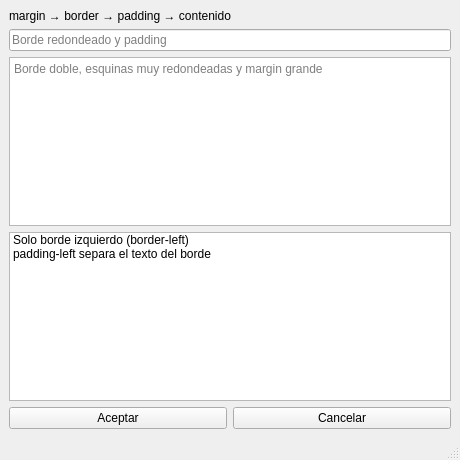
<?xml version="1.0" encoding="UTF-8"?>
<ui version="4.0">
 <class>MainWindow</class>
 <widget class="QMainWindow" name="MainWindow">
  <property name="geometry">
   <rect>
    <x>0</x>
    <y>0</y>
    <width>460</width>
    <height>460</height>
   </rect>
  </property>
  <property name="windowTitle">
   <string>Modelo de caja</string>
  </property>
  <widget class="QWidget" name="centralwidget">
   <layout class="QVBoxLayout" name="vlPrincipal">
    <item>
     <widget class="QLabel" name="lblExplicacion">
      <property name="text">
       <string>margin → border → padding → contenido</string>
      </property>
     </widget>
    </item>
    <item>
     <widget class="QLineEdit" name="editNombre">
      <property name="placeholderText">
       <string>Borde redondeado y padding</string>
      </property>
     </widget>
    </item>
    <item>
     <widget class="QTextEdit" name="textNotas">
      <property name="placeholderText">
       <string>Borde doble, esquinas muy redondeadas y margin grande</string>
      </property>
     </widget>
    </item>
    <item>
     <widget class="QListWidget" name="listLados">
      <item>
       <property name="text">
        <string>Solo borde izquierdo (border-left)</string>
       </property>
      </item>
      <item>
       <property name="text">
        <string>padding-left separa el texto del borde</string>
       </property>
      </item>
     </widget>
    </item>
    <item>
     <layout class="QHBoxLayout" name="hlBotones">
      <item>
       <widget class="QPushButton" name="btnAceptar">
        <property name="text">
         <string>Aceptar</string>
        </property>
       </widget>
      </item>
      <item>
       <widget class="QPushButton" name="btnCancelar">
        <property name="text">
         <string>Cancelar</string>
        </property>
       </widget>
      </item>
     </layout>
    </item>
   </layout>
  </widget>
  <widget class="QMenuBar" name="menubar">
   <property name="geometry">
    <rect>
     <x>0</x>
     <y>0</y>
     <width>460</width>
     <height>22</height>
    </rect>
   </property>
  </widget>
  <widget class="QStatusBar" name="statusbar"/>
 </widget>
 <resources/>
 <connections/>
</ui>
